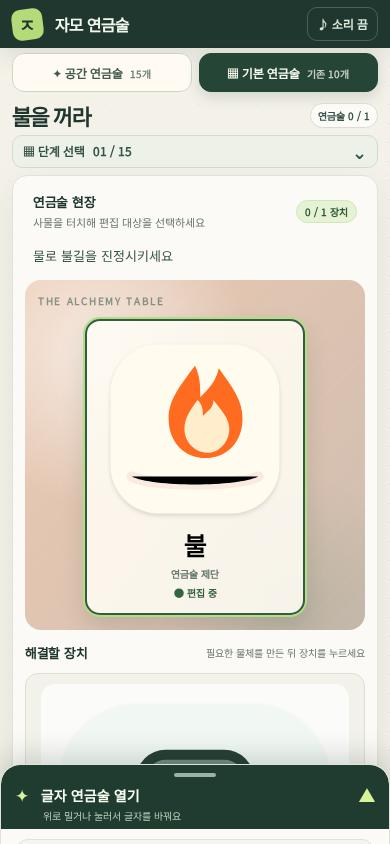
#> input picture packages/ui-mcp/evidence/v04/browser/jamo-current-390.jpg, 390 x 844 px
$ python -i visual.py   (imports and definitions only)
#> lines starting #> are read from the running program, lines starting #| are printed output that depends on the picture
#> further down, picture is the input picture: PIL image 390x844 RGB; mean R, G, B 205.7, 205, 194.2
"""In-memory bounded PNG/JPEG comparison, without network/filesystem access.

Grid-region grouping adapted from Replica imgdiff.py (_regions), MIT,
Copyright (c) 2026 Jake Schincariol; see docs/REPLICA_LICENSE.txt.
Image decoding and comparison are independently implemented with Pillow.
"""
from __future__ import annotations

import base64
import binascii
from io import BytesIO
import math
import struct
import threading
from typing import Any

from PIL import Image, ImageChops, ImageFilter, UnidentifiedImageError

MAX_IMAGE_BYTES = 180_000  # two base64 strings + RPC envelope fit 512000 bytes
MAX_PIXELS, MAX_SIDE = 2_000_000, 4096
_SLOT = threading.BoundedSemaphore(1)


# [61 lines left out: functions _decode, _regions, not called in this run]


def _edges(im):
    # Per-channel maximum detects chromatic boundaries, including equal luminance.
    channels = [c.filter(ImageFilter.FIND_EDGES) for c in im.split()]
#> channels = 3 items
    e = ImageChops.lighter(ImageChops.lighter(channels[0], channels[1]), channels[2])
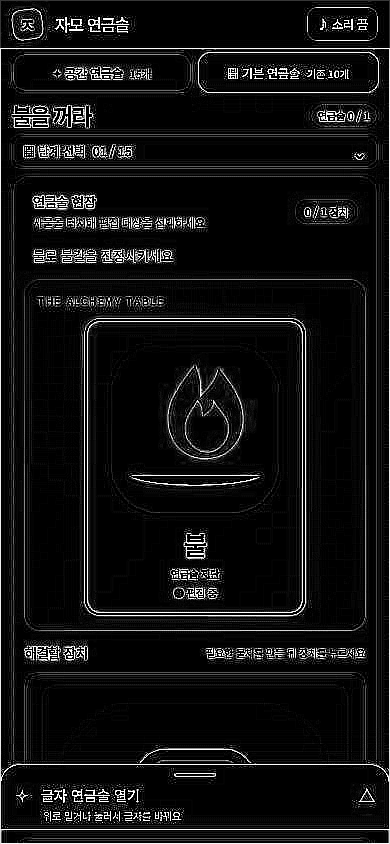
#> e: PIL image 390x844 L; min 0, max 255, mean 18.1
    e = e.point(lambda p: 255 if p > 32 else 0)
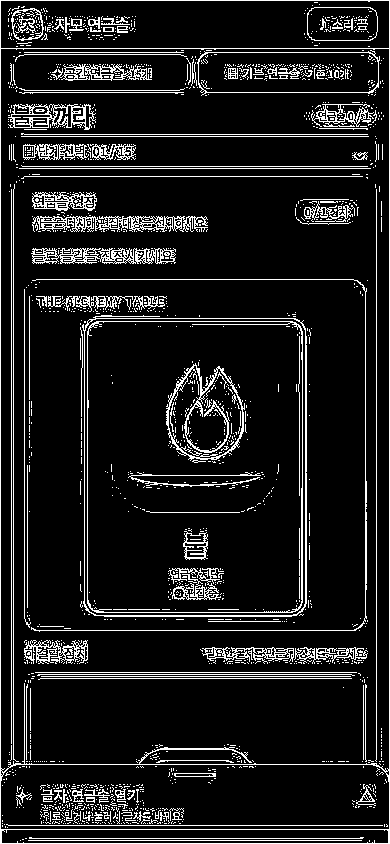
#> e: PIL image 390x844 L; 10.9% white in thin lines or dots
    # FIND_EDGES leaves image borders unchanged; do not score those artificial edges.
    w, h = e.size
#> w = 390; h = 844
    e.paste(0, (0, 0, w, 1)); e.paste(0, (0, h - 1, w, h))
#> after `e.paste(0, (0, 0, w, 1))`:
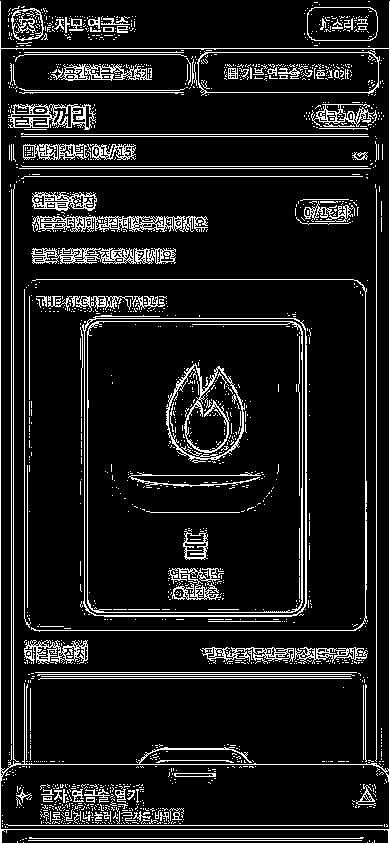
#> e: PIL image 390x844 L; 10.8% white in thin lines or dots
#> after `e.paste(0, (0, h - 1, w, h))`:
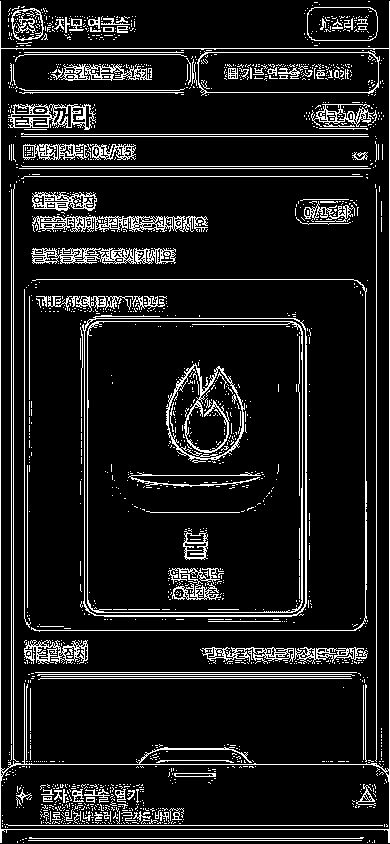
#> e: PIL image 390x844 L; 10.7% white in thin lines or dots
    e.paste(0, (0, 0, 1, h)); e.paste(0, (w - 1, 0, w, h))
#> after `e.paste(0, (0, 0, 1, h))`:
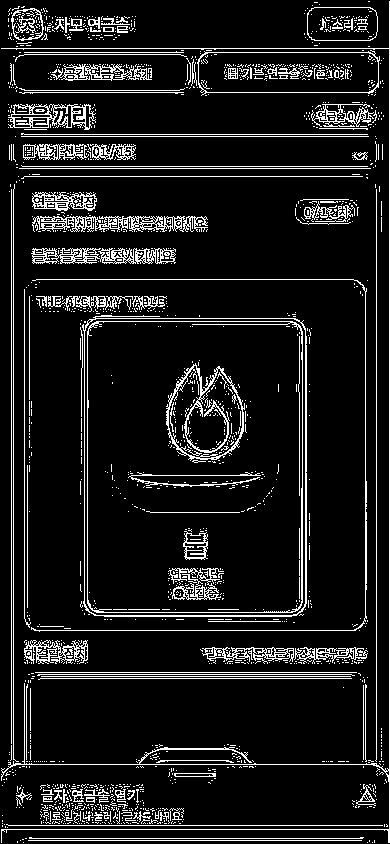
#> e: PIL image 390x844 L; 10.4% white in thin lines or dots
#> after `e.paste(0, (w - 1, 0, w, h))`:
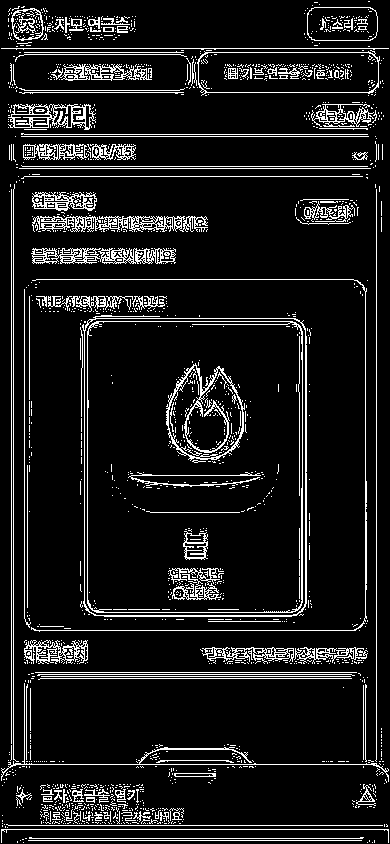
#> e: PIL image 390x844 L; 10.2% white in thin lines or dots
    return e


def _hits(mask):
    return sum(mask.histogram()[1:])


# [76 lines left out: functions compare, _compare, not called in this run]

>>> from PIL import Image
>>> picture = Image.open('../evidence/v04/browser/jamo-current-390.jpg')
>>> result = _edges(picture)

$ run again, on packages/ui-mcp/evidence/v04/browser/jamo-open-390.jpg
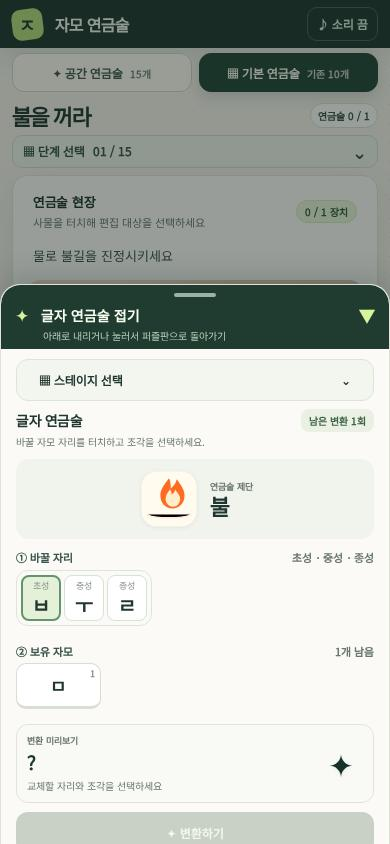
#> input picture packages/ui-mcp/evidence/v04/browser/jamo-open-390.jpg, 390 x 844 px
#> picture is the input picture: PIL image 390x844 RGB; mean R, G, B 184.8, 190.4, 184
#> channels = 3 items
#> in _edges, `e = e.point(lambda p: 255 if p > 32 else 0)`:
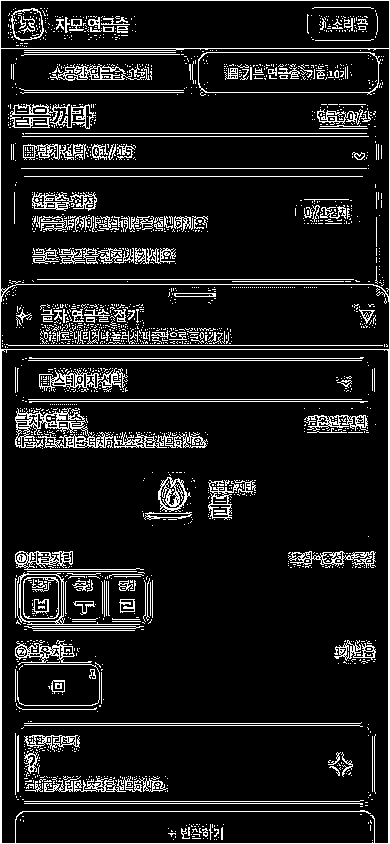
#> e: PIL image 390x844 L; 10.6% white in thin lines or dots
#> in _edges, `e.paste(0, (w - 1, 0, w, h))`:
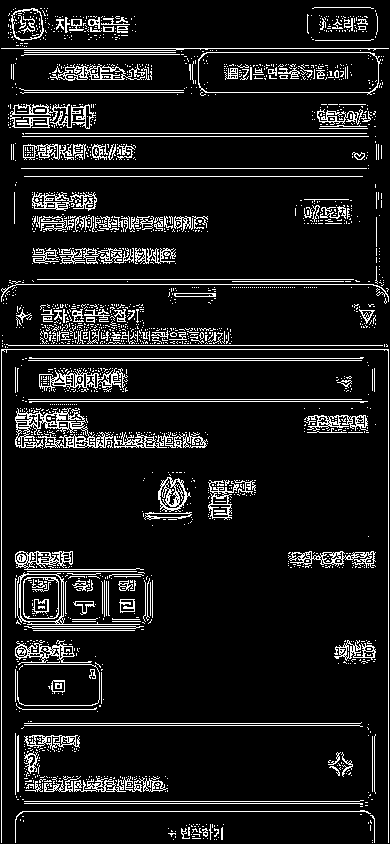
#> e: PIL image 390x844 L; 9.9% white in thin lines or dots

$ run again, on packages/ui-mcp/evidence/v04/browser/jamo-previous-390.jpg
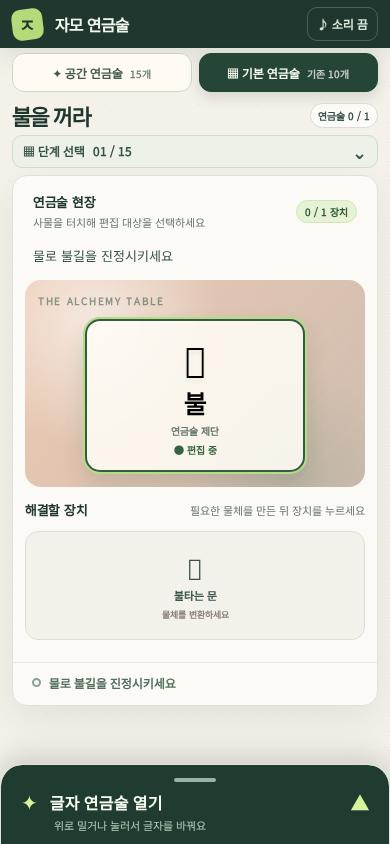
#> input picture packages/ui-mcp/evidence/v04/browser/jamo-previous-390.jpg, 390 x 844 px
#> picture is the input picture: PIL image 390x844 RGB; mean R, G, B 203.4, 205.3, 196
#> channels = 3 items
#> in _edges, `e = e.point(lambda p: 255 if p > 32 else 0)`:
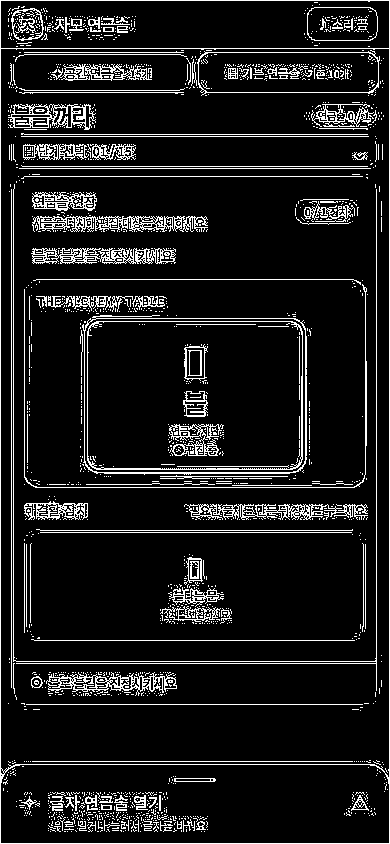
#> e: PIL image 390x844 L; 10.5% white in thin lines or dots
#> in _edges, `e.paste(0, (w - 1, 0, w, h))`:
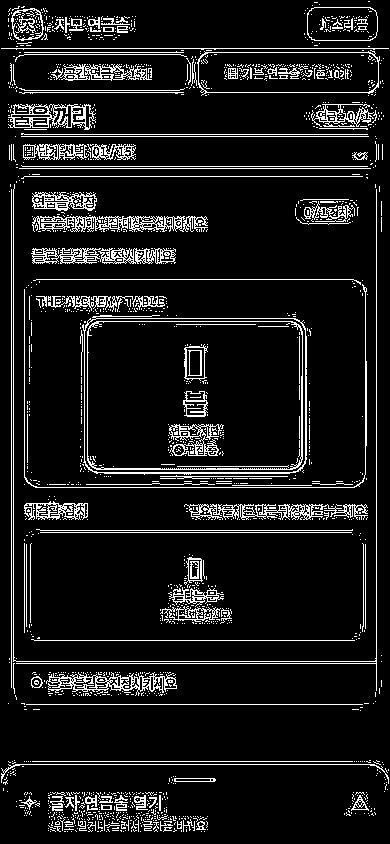
#> e: PIL image 390x844 L; 9.8% white in thin lines or dots
